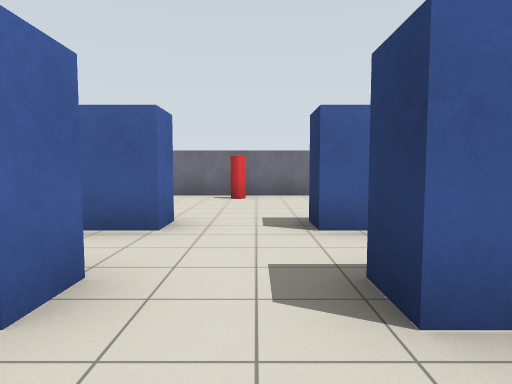
view 1 (above)

24 first-person views from a walk through a robot-simulator world made for Gazebo. The camera is 1.2 m above the floor, tilts 4° down and sees 75° across. The floor is counted in squares, 2 m on a side. Each view is taken from the middle of a square. On the plan, view 1 faces up. The plan holds only what a view shows up to about 9 squares ahead; the rest is blank.

view 2
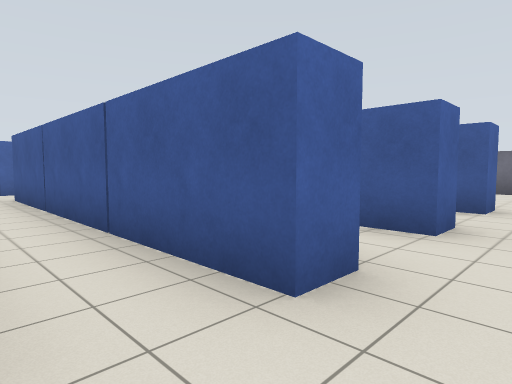

view 3
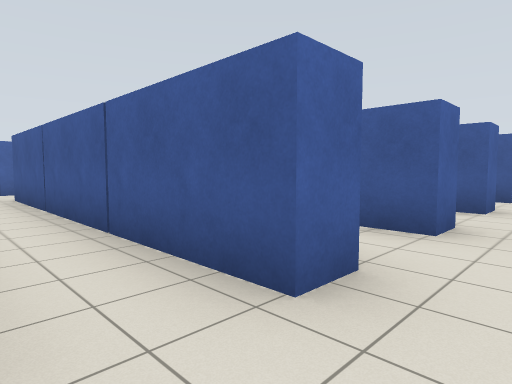

view 4
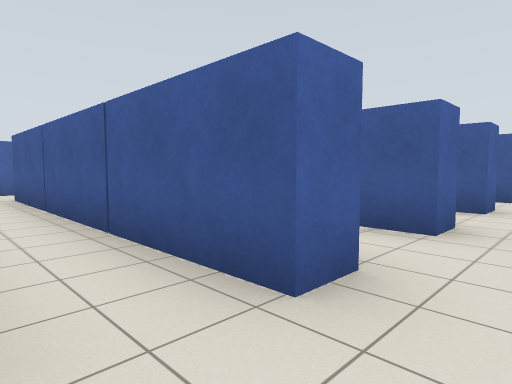

view 5
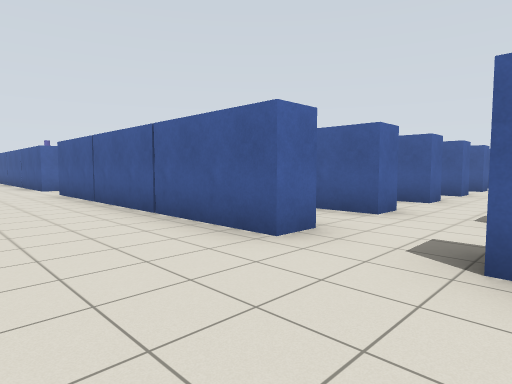

view 6
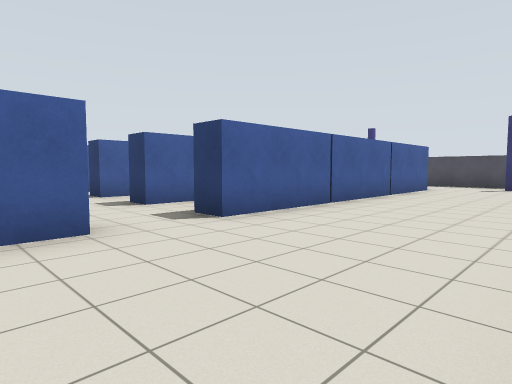

view 7
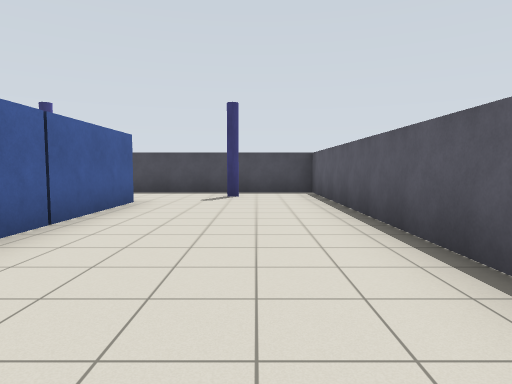

view 8
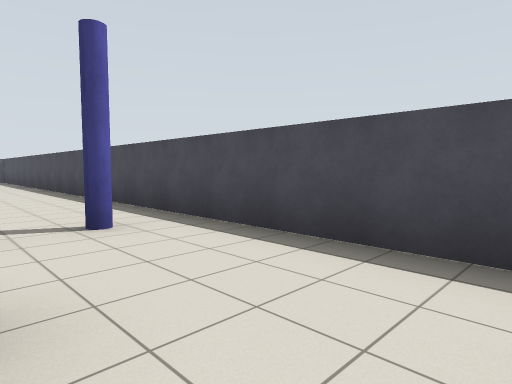

view 9
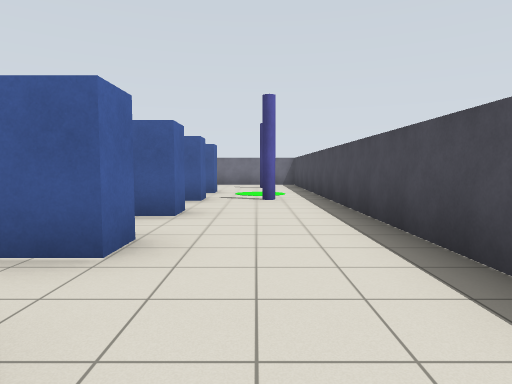

view 10
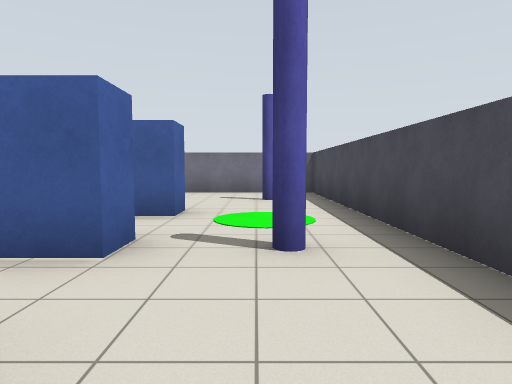

view 11
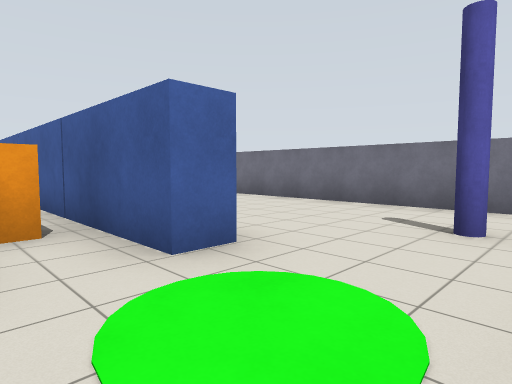

view 12
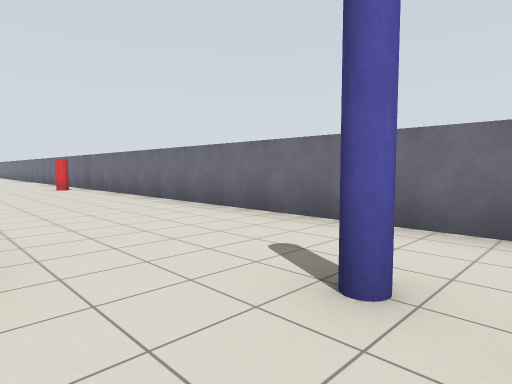

view 13
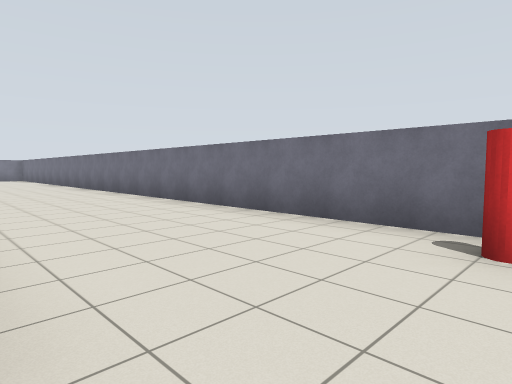

view 14
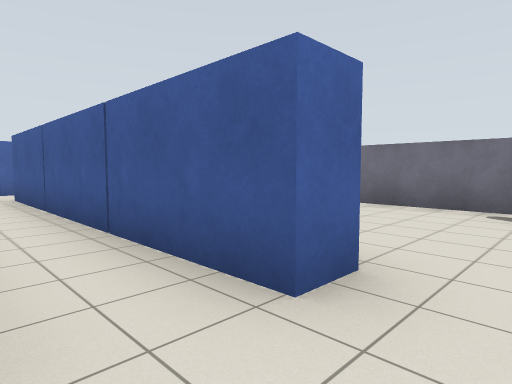

view 15
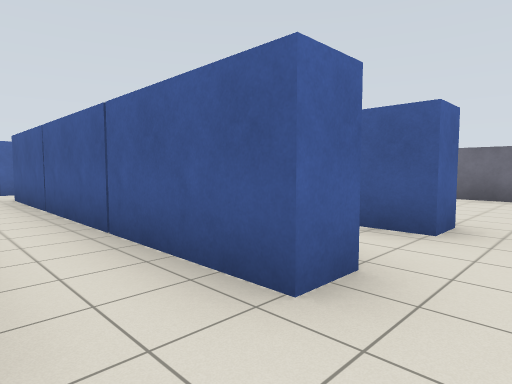

view 16
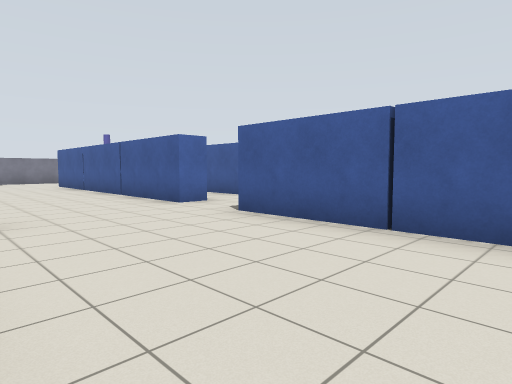

view 17
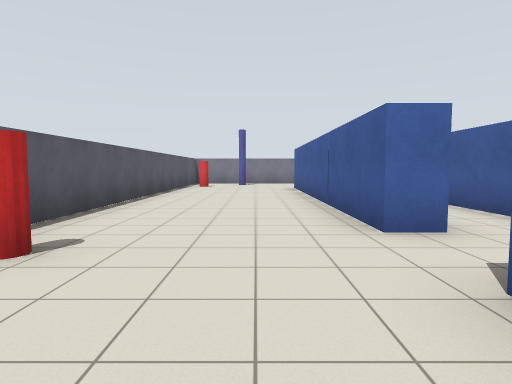

view 18
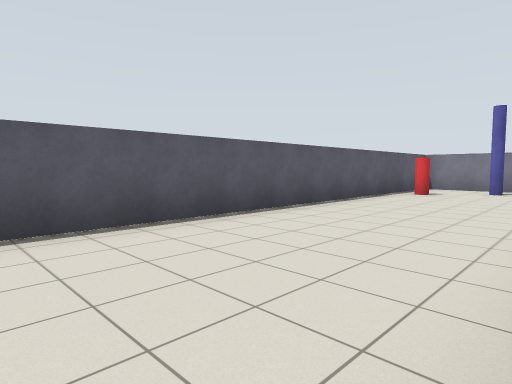

view 19
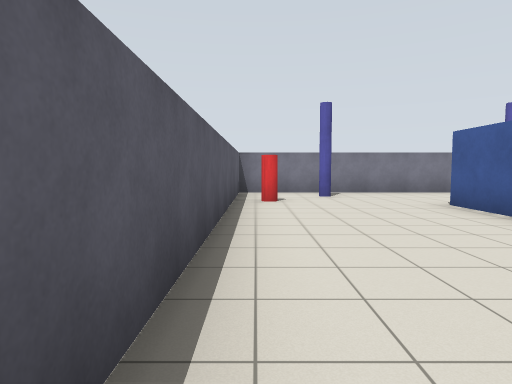

view 20
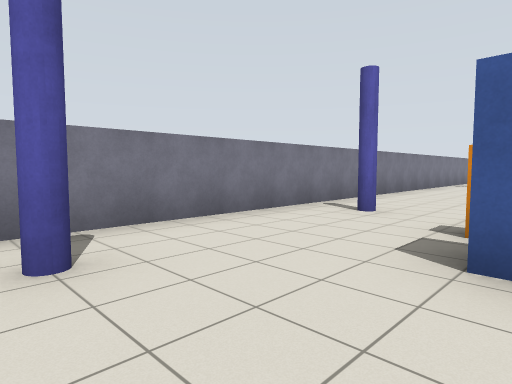

view 21
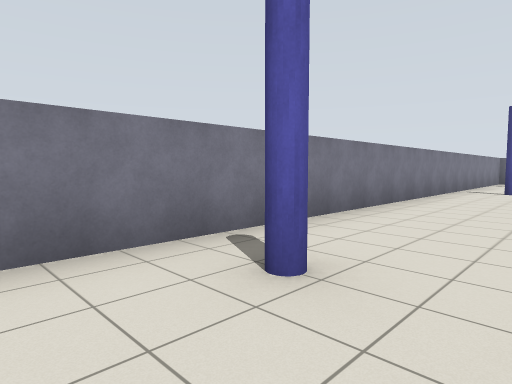

view 22
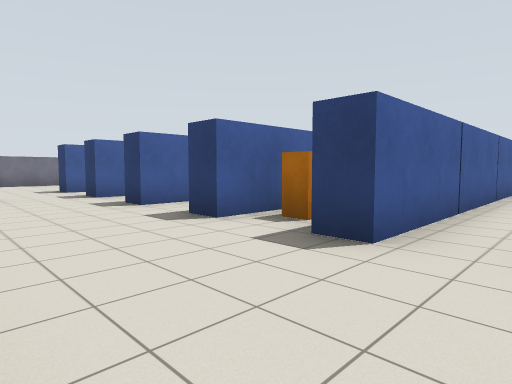

view 23
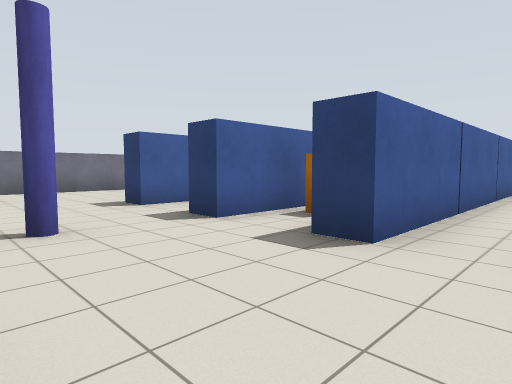

view 24
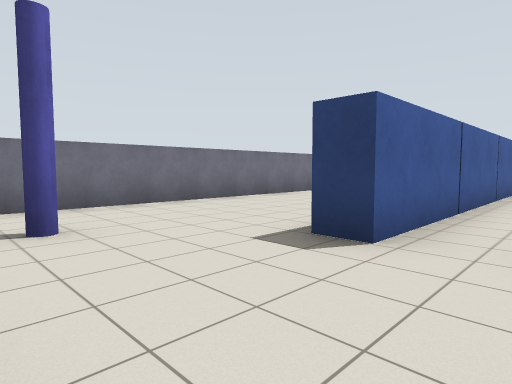

### Floor plan
Points are (right, up) in squares from view 1. A wall is a line through its corners. A room is listed if a view was taken in it or the views show most of it. See-through windows are left out.
Room 1 (views 1, 2, 15)
walls: (-9, -0.8) (-15.5, -0.8); (-0.9, -0.1) (-0.9, -0.8) (-7.6, -0.8); (-0.9, -2.1) (-0.9, -2.8); (-14.5, 1.2) (-15.5, 1.2)
ways out: opening at (-15, -1) to room 2; opening at (0, -2) to room 2; opening at (0, 0) to room 2
objects: orange box (-15, 0)
Room 2 (views 3, 4, 5, 6, 7, 8, 9, 10, 11, 12, 13, 14, 16, 17, 18, 19, 20, 21, 22, 23, 24)
walls: (-0.9, -2.8) (-7.6, -2.8); (-0.9, -4.1) (-0.9, -4.8) (-7.6, -4.8); (-9, -4.8) (-15.6, -4.8); (-0.9, -6.1) (-0.9, -6.8) (-2, -6.8); (-9.8, -6.8) (-11.6, -6.8); (-0.9, 1.9) (-0.9, 1.2) (-7.6, 1.2); (1.2, -4.8) (0.6, -4.8) (0.6, -4.1); (-9.1, -8.1) (-9.1, -8.8) (-15.5, -8.8); (-0.9, -8.1) (-0.9, -8.8) (-7.6, -8.8); (1, 1.2) (0.6, 1.2) (0.6, 1.9); (-9, 3.2) (-16.5, 3.2) (-16.5, 3.9); (1.6, -6.8) (0.6, -6.8) (0.6, -6.1); (-0.9, 3.9) (-0.9, 3.2) (-7.6, 3.2); (1.1, 3.2) (0.6, 3.2) (0.6, 3.9); (-14.5, -2.8) (-16.5, -2.8) (-16.5, -2.1); (-15.5, -0.8) (-16.5, -0.8) (-16.5, -0.1); (-15.5, 1.2) (-16.5, 1.2) (-16.5, 1.9); (-11.6, 7.4) (-18.4, 7.4); (3.8, -12.4) (10.4, -12.4) (10.4, 7.4) (-9.4, 7.4); (8, -0.1) (8, -0.8) (7.4, -0.8); (8, 1.9) (8, 1.2) (7.2, 1.2); (8, -8.8) (0.6, -8.8) (0.6, -8.1); (8, 3.9) (8, 3.2) (4.2, 3.2); (-19.4, 2.4) (-19.4, -12.4) (-9.4, -12.4)
ways out: opening at (-15, -1) to room 1; opening at (0, -2) to room 1; opening at (0, 0) to room 1
objects: pillar (-18, -11) to (-18, -10); pillar (-18, -7) to (-18, -6); pillar (-18, 1) to (-18, 2); pillar (-18, 5) to (-18, 6); red cylinder (-17, -12); orange box (-16, -8); orange box (-16, -4); red cylinder (-8, -12); red cylinder (0, 7); orange box (6, 2); pillar (9, -11); pillar (9, -7); pillar (9, 1); pillar (9, 5)

Where each view was taken, in squares from view 1:
view 1: 0 up, 0 right, facing up
view 2: 2 down, 0 right, facing up-left
view 3: 4 down, 0 right, facing up-left
view 4: 6 down, 0 right, facing up-left
view 5: 11 down, 1 right, facing up-left
view 6: 12 down, 2 left, facing up-right
view 7: 11 down, 2 right, facing right
view 8: 10 down, 8 right, facing up-right
view 9: 5 down, 9 right, facing up
view 10: 1 down, 9 right, facing up
view 11: 2 up, 10 right, facing up-left
view 12: 4 up, 10 right, facing up-left
view 13: 4 up, 0 right, facing up-left
view 14: 2 up, 0 right, facing up-left
view 15: 0 up, 0 right, facing up-left
view 16: 12 down, 4 left, facing up-left
view 17: 10 down, 6 left, facing left
view 18: 9 down, 9 left, facing down-left
view 19: 12 down, 11 left, facing left
view 20: 11 down, 16 left, facing up-left
view 21: 8 down, 17 left, facing up-left
view 22: 6 down, 19 left, facing up-right
view 23: 2 down, 19 left, facing up-right
view 24: 2 up, 19 left, facing up-right
